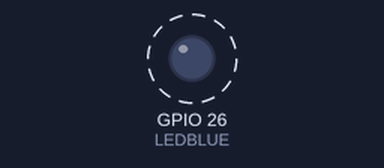
This sketch was run on a simulated ESP32. Shown: output pins drawn as LEDs (lit = HIGH). Dashed ring = blinking. WiFi joins after 1.5 s; servers stay silent unless stated; not simulated (calls return 0 or success): secret.h.

Above: at 2.1 s.
Timing chart, 0 to 4.5 s (numbered marks = the images above):
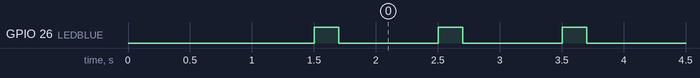

Measured:
- by itself, GPIO 26 (LEDBLUE): alternates HIGH for 0.20 s and LOW for 0.80 s

The sketch:

demo.ino
```cpp
#include <ArduinoOTA.h>
#include <WiFi.h>
#include "secret.h"

#define LEDBLUE 26

char const *ssid = SECRET_SSID;
char const *password = SECRET_PASS;

void setup() {
  pinMode(LEDBLUE, OUTPUT);

  WiFi.begin(ssid, password);
  while (WiFi.status() != WL_CONNECTED) {
    delay(500);
  }

  ArduinoOTA.begin();
}

void loop() {
  ArduinoOTA.handle();

  digitalWrite(LEDBLUE, HIGH);
  delay(200);
  digitalWrite(LEDBLUE, LOW);
  delay(800);
}
```
